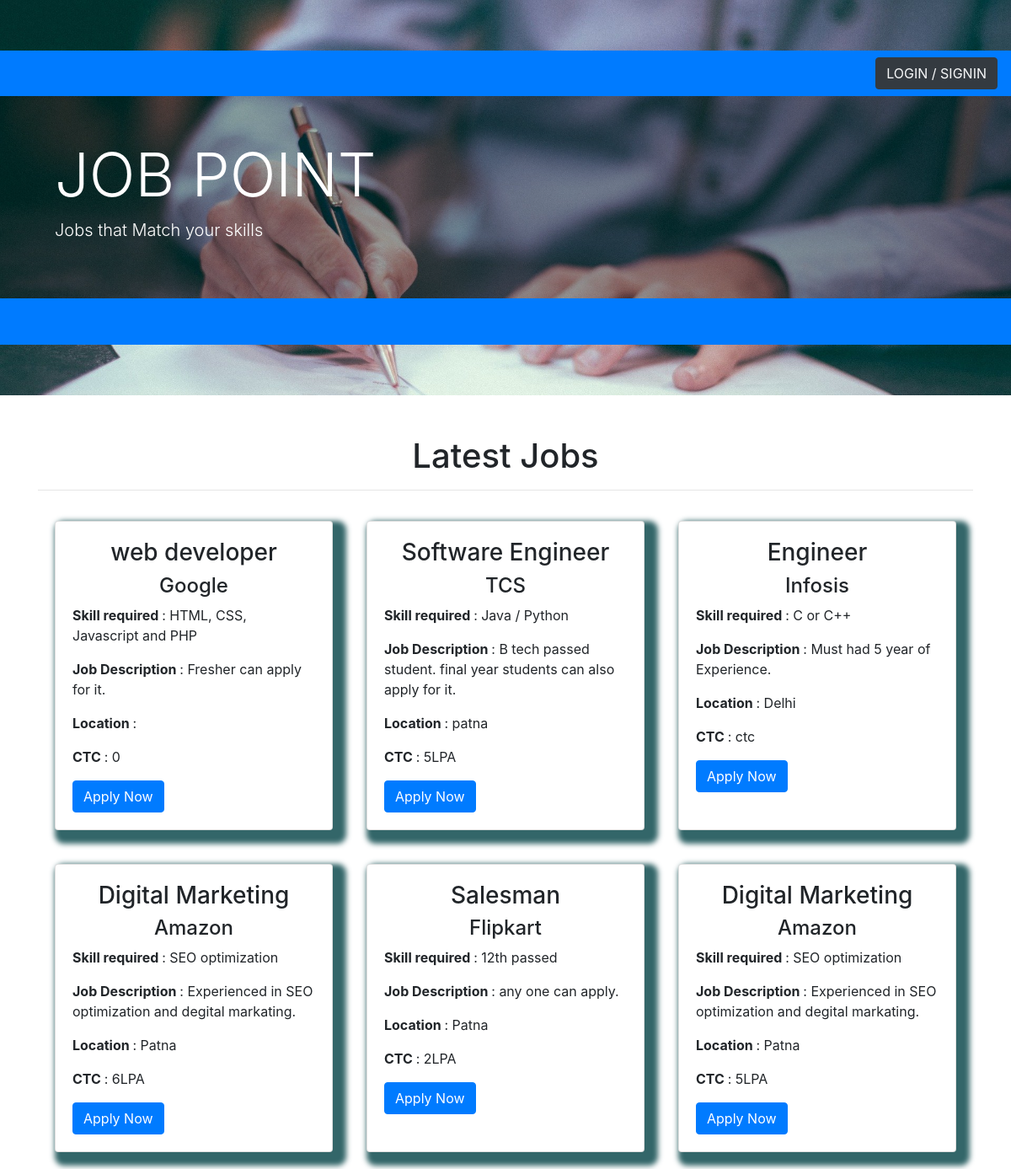
The page / on the database its author committed.
### tables this page shows
CREATE TABLE `jobs` (
  `id` int(11) NOT NULL,
  `cname` varchar(55) NOT NULL,
  `position` varchar(55) NOT NULL,
  `skills` varchar(50) NOT NULL,
  `jdesc` varchar(200) NOT NULL,
  `location` varchar(50) NOT NULL,
  `ctc` varchar(50) NOT NULL
);

### index.php (the view, shortened to what this page needs)
<!doctype html>
<html lang="en">
  <head>
    <link rel="stylesheet" href="https://cdn.jsdelivr.net/npm/bootstrap@4.6.0/dist/css/bootstrap.min.css">
  </head>
  <body>
    <div class="cover">
<?php
if(isset($_SESSION['name'])){
    echo "<div>";
    echo "<nav class='navbar navbar-expand-lg navbar-dark bg-primary 'style = 'position:sticky; width: 100%;'>";
  echo "<button class='navbar-toggler' type='button' data-toggle='collapse' data-target='#navbarNav'aria-controls='navbarNav' aria-expanded='false' aria-label='Toggle navigation'>";
    echo "<span class='navbar-toggler-icon'></span></button>";
  echo "<button class='btn btn-dark ml-auto '><a class='text-light'href='logout.php'>LOGOUT</a></button>";
}
else{
  echo "<div>";
    echo "<nav class='navbar navbar-expand-lg navbar-light bg-primary 'style = 'position:sticky; width: 100%;'>";
  echo "<button class='btn btn-dark ml-auto '><a class='text-light'href='login.php'>LOGIN / SIGNIN</a></button>";
}
?>
 </nav>
</div>
<div class="main_top">
         <div class="container">
          <h1 class="display-3 text-white">JOB POINT</h1>
        <p class="lead text-white">Jobs that Match your skills</p>
        </div>
      </div>
      <nav class='navbar navbar-expand-lg navbar-light bg-primary 'style = 'position:sticky; height: 55px;" width: 100%;'>
    </div>
<div class="container mt-5">
   <h1 class="text-center">Latest Jobs</h1>
<hr>
<div class="content">
<?php
  require "config.php";
  $sql = "SELECT * FROM jobs";
 $result = mysqli_query($conn, $sql);
if (mysqli_num_rows($result) > 0) {
  while($row = mysqli_fetch_assoc($result)) {
    echo "<div class='card'>";
    echo "<h3 class='text-center'>". $row["position"]."</h3>";
    echo "<h4 class='text-center'>". $row["cname"]."</h4>";
    echo "<p><b>Skill required </b>: ". $row["skills"]."</p>";
    echo "<p><b>Job Description </b>: ". $row["jdesc"]."</p>";
    echo "<p><b>Location </b>: " . $row["location"]."</p>";
    echo "<p><b>CTC </b>: " . $row['ctc']."</p>";
     if(isset($_SESSION['name'])){
       echo " <a class ='btn btn-primary'href='#' data-toggle='modal' data-target='#exampleModal'>Apply Now</a>";
     }
    else{
      echo " <a class ='btn btn-primary'href='login.php'>Apply Now</a>";
    }
    echo " </div>";
  }
} else {
  echo "0 results";
}
?>
  </div>
 </div>
  </body>
</html>

### index.php (style rules this page uses)
.cover { background-image: url(img/write.jpg); background-size: cover; padding: 60px 0px 60px 0px; }
.main_top { background-color:rgba(0, 0, 0, 0.3); padding: 50px; width: 100%; }
.card { display: inline-block; padding: 20px; margin: 20px; background-color: #fff; box-shadow: 8px 8px 6px 8px #336669; }
.content { display: grid; grid-template-columns: 3fr 3fr 3fr; }

### rows shown on the page
jobs: position "web developer", cname "Google", skills "HTML, CSS, Javascript and PHP", jdesc "Fresher can apply for it.", ctc "0"
jobs: position "Software Engineer", cname "TCS", skills "Java / Python", jdesc "B tech passed student. final year students can also apply for it.", location "patna", ctc "5LPA"
jobs: position "Engineer", cname "Infosis", skills "C or C++", jdesc "Must had 5 year of Experience.", location "Delhi", ctc "ctc"
jobs: position "Digital Marketing", cname "Amazon", skills "SEO optimization", jdesc "Experienced in SEO optimization and degital markating.", location "Patna", ctc "6LPA"
jobs: position "Salesman", cname "Flipkart", skills "12th passed", jdesc "any one can apply.", location "Patna", ctc "2LPA"
jobs: position "Digital Marketing", cname "Amazon", skills "SEO optimization", jdesc "Experienced in SEO optimization and degital markating.", location "Patna", ctc "5LPA"
